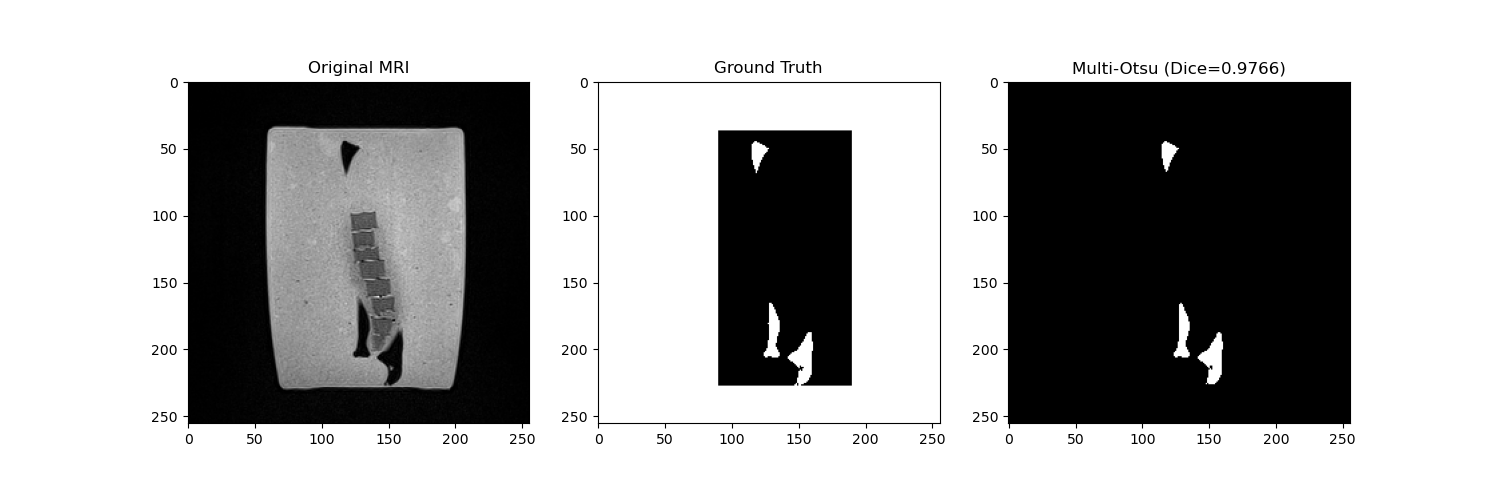

This chart was generated by the following Python code:
import os
import pydicom
import nibabel as nib
import numpy as np
import pandas as pd
import matplotlib.pyplot as plt
from skimage.morphology import closing, opening, ball
from scipy.ndimage import binary_fill_holes, label
from skimage.metrics import hausdorff_distance
from skimage.filters import threshold_multiotsu

def load_dicom_series(directory):
    files = [pydicom.dcmread(os.path.join(directory, f)) for f in os.listdir(directory) if f.endswith('.dcm')]
    files.sort(key=lambda x: int(x.InstanceNumber))
    return np.stack([f.pixel_array for f in files]).astype(float)

def dice_coefficient(y_true, y_pred):
    intersection = np.sum(y_true * y_pred)
    sum_total = np.sum(y_true) + np.sum(y_pred)
    if sum_total == 0: return 1.0
    return (2. * intersection) / sum_total

def keep_top_2_components(mask):
    labeled, n = label(mask)
    if n <= 2:
        return mask
    sizes = np.bincount(labeled.ravel())
    sizes[0] = 0
    top2 = np.argsort(sizes)[-2:]
    return np.isin(labeled, top2)

def main():
    script_dir = os.path.dirname(os.path.abspath(__file__))
    root_dir = os.path.dirname(script_dir)
    mri_path = os.path.join(root_dir, 'MRI')
    gt_path = os.path.join(root_dir, 'bone_mask.nii')
    
    print("Loading data...")
    mri_volume = load_dicom_series(mri_path).astype(float)
    ground_truth = nib.load(gt_path).get_fdata().astype(bool)
    
    ROI = (37, 227, 90, 189)
    y1, y2, x1, x2 = ROI
    
    results_file = os.path.join(script_dir, 'top_optuna_results_multiotsu.csv')
    df = pd.read_csv(results_file).sort_values(by='score', ascending=False)
    best_params = df.iloc[0]
    
    n_classes = int(best_params['n_classes'])
    c_start = int(best_params['c_start'])
    c_end = int(best_params['c_end'])
    radius_closing = int(best_params['radius_closing'])
    radius_opening = int(best_params['radius_opening'])
    
    print(f"Applying Multi-Otsu segmentation with classes={n_classes}, range=[{c_start}, {c_end}]")
    
    roi_pixels = mri_volume[1:-1, y1:y2, x1:x2]
    thresholds = threshold_multiotsu(roi_pixels, classes=n_classes)
    
    seg_roi = np.zeros(roi_pixels.shape, dtype=bool)
    for i in range(c_start, c_end + 1):
        if i == 0:
            seg_roi |= (roi_pixels < thresholds[0])
        elif i == n_classes - 1:
            seg_roi |= (roi_pixels >= thresholds[-1])
        else:
            seg_roi |= (roi_pixels >= thresholds[i-1]) & (roi_pixels < thresholds[i])
            
    # Post-processing
    seg_roi = closing(seg_roi, ball(radius_closing))
    seg_roi = binary_fill_holes(seg_roi)
    seg_roi = opening(seg_roi, ball(radius_opening))
    
    # Full volume
    seg = np.zeros_like(mri_volume, dtype=bool)
    seg[1:-1, y1:y2, x1:x2] = seg_roi
    
    # Component selection
    seg = keep_top_2_components(seg)
    
    dice = dice_coefficient(ground_truth[1:-1, y1:y2, x1:x2], seg[1:-1, y1:y2, x1:x2])
    hd = hausdorff_distance(ground_truth[1:-1, y1:y2, x1:x2], seg[1:-1, y1:y2, x1:x2])
    
    print(f"Final Dice: {dice:.4f}")
    print(f"Final Hausdorff: {hd:.4f}")
    
    slice_idx = mri_volume.shape[0] // 2
    plt.figure(figsize=(15, 5))
    plt.subplot(131)
    plt.imshow(mri_volume[slice_idx], cmap='gray')
    plt.title('Original MRI')
    plt.subplot(132)
    plt.imshow(ground_truth[slice_idx], cmap='gray')
    plt.title('Ground Truth')
    plt.subplot(133)
    plt.imshow(seg[slice_idx], cmap='gray')
    plt.title(f'Multi-Otsu (Dice={dice:.4f})')
    plt.savefig(os.path.join(script_dir, 'final_segmentation_multiotsu.png'))
    
    nib.save(nib.Nifti1Image(seg.astype(np.float32), np.eye(4)), 
             os.path.join(script_dir, 'final_bone_mask_multiotsu.nii'))
    print(f"Results saved in {script_dir}")

if __name__ == "__main__":
    main()
